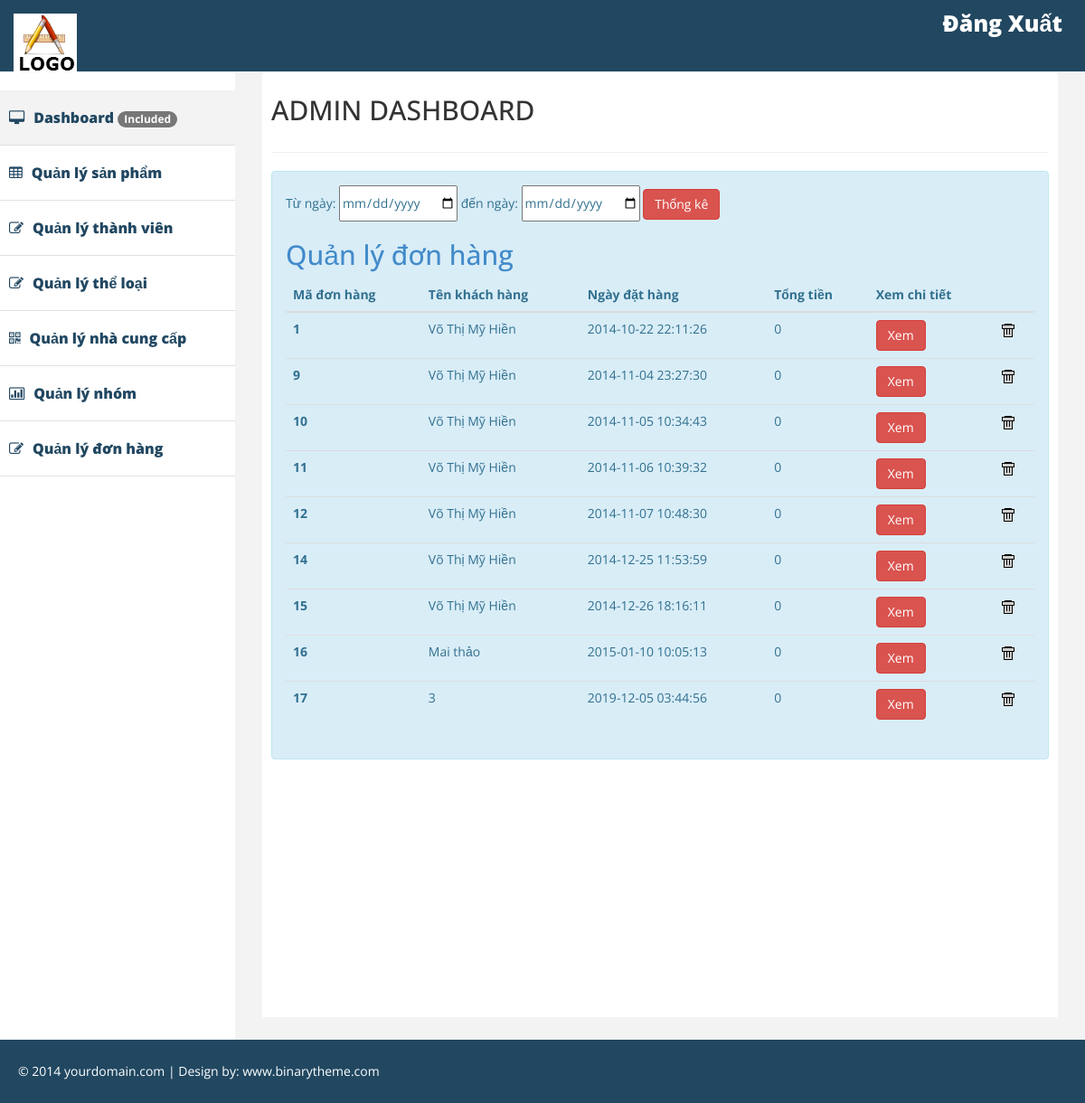
The app's page /admin.php?mod=order&act=manage with its own data.
### tables this page shows
CREATE TABLE `orders` (
  `OrderID` int(11) NOT NULL,
  `UserID` int(11) NOT NULL,
  `AddedDate` datetime NOT NULL,
  `Address` varchar(250) DEFAULT NULL,
  `Phone` varchar(20) DEFAULT NULL,
  `Sum` int(11) DEFAULT NULL,
  `Status` bit(1) NOT NULL DEFAULT b'0'
);

CREATE TABLE `users` (
  `UserID` int(11) NOT NULL,
  `GroupID` int(11) NOT NULL,
  `FullName` varchar(255) NOT NULL,
  `UserName` varchar(20) NOT NULL,
  `PassWord` varchar(32) NOT NULL,
  `Email` varchar(50) NOT NULL
);

### Controller/Order/Manage.php (called while the page is built, shortened)
<?php
	include_once("Model/Order.php");
	$ord = new Order();
	$order = $ord->getOrders();
	include_once("View/Order/Manage.php");
?>

### Model/Order.php (called while the page is built, shortened)
<?php
include_once("DataProvider.php");
class Order{
	private $da;
	function __construct(){
		$this->da = new DataProvider();
	}
	function getOrders(){
		$sql = "Select * from orders o join users u on o.UserID = u.UserID";
		return $this->da->FetchAll($sql);
	}
}
?>

### Model/DataProvider.php (called while the page is built, shortened)
 <?php
	class DataProvider{
		private $link;
		function __construct()
		{
			$this->link=mysqli_connect("127.0.0.1","root","","cnweb");
		}
		function ExecuteQuery($sql)
		{
	 		mysqli_query($this->link,"set names utf8");
			return mysqli_query($this->link, $sql);
		}
		function FetchAll($sql){
			$arr=array();
			$r = $this->ExecuteQuery($sql);
			while($row = mysqli_fetch_assoc($r)){
				$arr[]=$row;
			}
			return $arr;
		}
	}
?>

### Model/OrderItem.php (called while the page is built, shortened)
<?php
include_once("DataProvider.php");
class OrderItem{
	private $da;
	function __construct(){
		$this->da = new DataProvider();
	}
	function GetOrderItemByOrder($orderID){
		$sql="Select orderitems.ProductID,ProductName,Price, orderitems.Quantity from orderitems inner join products on orderitems.ProductID=products.ProductID where OrderID=$orderID";
		return $this->da->FetchAll($sql);
	}
}
?>

### View/Order/Manage.php (the view, shortened to what this page needs)
<form method="post" action="admin.php?mod=order&act=thongke">
  Từ ngày: <input type="date" name="bd" id="bd">  đến ngày: <input type="date" name="kt" id="kt"/>
  <button class="btn btn-danger" type="submit" id="btnthongke" name="btnthongke">Thống kê</button>
</form>
<div>
<h2><span><a href="admin.php?mod=order&act=manage">Quản lý đơn hàng</a></span></h2>
<table class="table">
  <thead class="thead-dark">
    <tr>
      <th scope="col">Mã đơn hàng</th>
      <th scope="col">Tên khách hàng</th>
      <th scope="col">Ngày đặt hàng</th>
      <th scope="col">Tổng tiền</th>
      <th scope="col">Xem chi tiết</th>
      <th></th>
    </tr>
  </thead>
  <tbody>
  	<?php
	foreach($order as $row)
	{
		$item = $oi->GetOrderItemByOrder($row['OrderID']);
		$sum=0;
		$chuoi = <<<EOD
		<tr>
	      <th scope="row">{$row["OrderID"]}</th>
	      <td>{$row["FullName"]}</td>
	      <td>{$row["AddedDate"]}</td>
	      <td>$sum</td>
	      <td><a href="admin.php?mod=order&act=chitietdonhang&id={$row["OrderID"]}" class="btn btn-danger">Xem</a></td>
	      <td>
	      	<a href="admin.php?mod=order&act=delete&id={$row["OrderID"]}"   onclick="return IsDelete()"><img src="Images/Delete.gif" /></a>
	      </td>
	    </tr>
EOD;
	    echo $chuoi;
	}
?>
  </tbody>
</table>

### assets/css/custom.css (style rules this page uses)
body { font-family: 'Open Sans', sans-serif; line-height:30px; }

### records on screen
orders: OrderID "1", UserID.FullName "Võ Thị Mỹ Hiền", AddedDate "2014-10-22 22:11:26", sum "0"
orders: OrderID "9", UserID.FullName "Võ Thị Mỹ Hiền", AddedDate "2014-11-04 23:27:30", sum "0"
orders: OrderID "10", UserID.FullName "Võ Thị Mỹ Hiền", AddedDate "2014-11-05 10:34:43", sum "0"
orders: OrderID "11", UserID.FullName "Võ Thị Mỹ Hiền", AddedDate "2014-11-06 10:39:32", sum "0"
orders: OrderID "12", UserID.FullName "Võ Thị Mỹ Hiền", AddedDate "2014-11-07 10:48:30", sum "0"
orders: OrderID "14", UserID.FullName "Võ Thị Mỹ Hiền", AddedDate "2014-12-25 11:53:59", sum "0"
orders: OrderID "15", UserID.FullName "Võ Thị Mỹ Hiền", AddedDate "2014-12-26 18:16:11", sum "0"
orders: OrderID "16", UserID.FullName "Mai thảo", AddedDate "2015-01-10 10:05:13", sum "0"
orders: OrderID "17", UserID.FullName "3", AddedDate "2019-12-05 03:44:56", sum "0"
